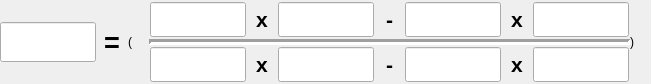
    <widget class="QWidget" name="layoutWidget">
     <property name="geometry">
      <rect>
       <x>200</x>
       <y>350</y>
       <width>651</width>
       <height>84</height>
      </rect>
     </property>
     <layout class="QHBoxLayout" name="horizontalLayout_12" stretch="12,2,45,2">
      <property name="spacing">
       <number>0</number>
      </property>
      <property name="margin">
       <number>0</number>
      </property>
      <item>
       <layout class="QVBoxLayout" name="verticalLayout_3" stretch="2,3,2">
        <property name="spacing">
         <number>0</number>
        </property>
        <property name="margin">
         <number>0</number>
        </property>
        <item>
         <spacer name="verticalSpacer_3">
          <property name="orientation">
           <enum>Qt::Vertical</enum>
          </property>
          <property name="sizeHint" stdset="0">
           <size>
            <width>20</width>
            <height>40</height>
           </size>
          </property>
         </spacer>
        </item>
        <item>
         <layout class="QHBoxLayout" name="horizontalLayout_14" stretch="3,1">
          <item>
           <widget class="caLineEdit" name="caLineEdit_27">
            <property name="sizePolicy">
             <sizepolicy hsizetype="Expanding" vsizetype="Expanding">
              <horstretch>0</horstretch>
              <verstretch>0</verstretch>
             </sizepolicy>
            </property>
            <property name="font">
             <font>
              <family>Monospace</family>
              <pointsize>20</pointsize>
              <stylestrategy>PreferDefault</stylestrategy>
             </font>
            </property>
            <property name="alignment">
             <set>Qt::AlignAbsolute|Qt::AlignCenter|Qt::AlignHCenter|Qt::AlignVCenter</set>
            </property>
            <property name="channel" stdset="0">
             <string notr="true">$(P)$(DIAG).RBV</string>
            </property>
            <property name="foreground">
             <color>
              <red>10</red>
              <green>0</green>
              <blue>184</blue>
             </color>
            </property>
            <property name="background">
             <color>
              <red>200</red>
              <green>200</green>
              <blue>200</blue>
             </color>
            </property>
            <property name="colorMode">
             <enum>caLineEdit::Static</enum>
            </property>
            <property name="precisionMode">
             <enum>caLineEdit::Channel</enum>
            </property>
            <property name="limitsMode">
             <enum>caLineEdit::Channel</enum>
            </property>
            <property name="maxValue">
             <double>1.000000000000000</double>
            </property>
            <property name="minValue">
             <double>0.000000000000000</double>
            </property>
            <property name="fontScaleMode" stdset="0">
             <enum>caLineEdit::WidthAndHeight</enum>
            </property>
            <property name="formatType">
             <enum>caLineEdit::decimal</enum>
            </property>
           </widget>
          </item>
          <item>
           <widget class="caLabel" name="calabel_50">
            <property name="sizePolicy">
             <sizepolicy hsizetype="Expanding" vsizetype="Expanding">
              <horstretch>0</horstretch>
              <verstretch>0</verstretch>
             </sizepolicy>
            </property>
            <property name="font">
             <font>
              <pointsize>20</pointsize>
              <weight>75</weight>
              <bold>true</bold>
             </font>
            </property>
            <property name="text">
             <string>=</string>
            </property>
            <property name="alignment">
             <set>Qt::AlignCenter</set>
            </property>
           </widget>
          </item>
         </layout>
        </item>
        <item>
         <spacer name="verticalSpacer_4">
          <property name="orientation">
           <enum>Qt::Vertical</enum>
          </property>
          <property name="sizeHint" stdset="0">
           <size>
            <width>20</width>
            <height>40</height>
           </size>
          </property>
         </spacer>
        </item>
       </layout>
      </item>
      <item>
       <widget class="caLabel" name="calabel_9">
        <property name="sizePolicy">
         <sizepolicy hsizetype="Expanding" vsizetype="Expanding">
          <horstretch>0</horstretch>
          <verstretch>0</verstretch>
         </sizepolicy>
        </property>
        <property name="text">
         <string>(</string>
        </property>
       </widget>
      </item>
      <item>
       <layout class="QVBoxLayout" name="verticalLayout_4" stretch="5,1,5">
        <property name="margin">
         <number>0</number>
        </property>
        <item>
         <layout class="QHBoxLayout" name="horizontalLayout_15" stretch="3,1,3,1,3,1,3">
          <property name="spacing">
           <number>0</number>
          </property>
          <property name="leftMargin">
           <number>1</number>
          </property>
          <property name="topMargin">
           <number>2</number>
          </property>
          <property name="rightMargin">
           <number>1</number>
          </property>
          <property name="bottomMargin">
           <number>2</number>
          </property>
          <item>
           <widget class="caLineEdit" name="caLineEdit_34">
            <property name="sizePolicy">
             <sizepolicy hsizetype="Expanding" vsizetype="Expanding">
              <horstretch>0</horstretch>
              <verstretch>0</verstretch>
             </sizepolicy>
            </property>
            <property name="font">
             <font>
              <family>Monospace</family>
              <pointsize>17</pointsize>
              <stylestrategy>PreferDefault</stylestrategy>
             </font>
            </property>
            <property name="alignment">
             <set>Qt::AlignAbsolute|Qt::AlignCenter|Qt::AlignHCenter|Qt::AlignVCenter</set>
            </property>
            <property name="channel" stdset="0">
             <string notr="true">$(P)$(SLITS):vCenterC1.VAL</string>
            </property>
            <property name="foreground">
             <color>
              <red>10</red>
              <green>0</green>
              <blue>184</blue>
             </color>
            </property>
            <property name="background">
             <color>
              <red>200</red>
              <green>200</green>
              <blue>200</blue>
             </color>
            </property>
            <property name="colorMode">
             <enum>caLineEdit::Static</enum>
            </property>
            <property name="precisionMode">
             <enum>caLineEdit::Channel</enum>
            </property>
            <property name="limitsMode">
             <enum>caLineEdit::Channel</enum>
            </property>
            <property name="maxValue">
             <double>1.000000000000000</double>
            </property>
            <property name="minValue">
             <double>0.000000000000000</double>
            </property>
            <property name="fontScaleMode" stdset="0">
             <enum>caLineEdit::WidthAndHeight</enum>
            </property>
            <property name="formatType">
             <enum>caLineEdit::decimal</enum>
            </property>
           </widget>
          </item>
          <item>
           <widget class="caLabel" name="calabel_54">
            <property name="sizePolicy">
             <sizepolicy hsizetype="Expanding" vsizetype="Expanding">
              <horstretch>0</horstretch>
              <verstretch>0</verstretch>
             </sizepolicy>
            </property>
            <property name="font">
             <font>
              <pointsize>16</pointsize>
              <weight>75</weight>
              <bold>true</bold>
             </font>
            </property>
            <property name="text">
             <string>x</string>
            </property>
            <property name="alignment">
             <set>Qt::AlignCenter</set>
            </property>
           </widget>
          </item>
          <item>
           <widget class="caLineEdit" name="caLineEdit_35">
            <property name="sizePolicy">
             <sizepolicy hsizetype="Expanding" vsizetype="Expanding">
              <horstretch>0</horstretch>
              <verstretch>0</verstretch>
             </sizepolicy>
            </property>
            <property name="font">
             <font>
              <family>Monospace</family>
              <pointsize>17</pointsize>
              <stylestrategy>PreferDefault</stylestrategy>
             </font>
            </property>
            <property name="alignment">
             <set>Qt::AlignAbsolute|Qt::AlignCenter|Qt::AlignHCenter|Qt::AlignVCenter</set>
            </property>
            <property name="channel" stdset="0">
             <string notr="true">$(P)$(SLITS):hCenter.RBV</string>
            </property>
            <property name="foreground">
             <color>
              <red>10</red>
              <green>0</green>
              <blue>184</blue>
             </color>
            </property>
            <property name="background">
             <color>
              <red>200</red>
              <green>200</green>
              <blue>200</blue>
             </color>
            </property>
            <property name="colorMode">
             <enum>caLineEdit::Static</enum>
            </property>
            <property name="precisionMode">
             <enum>caLineEdit::Channel</enum>
            </property>
            <property name="limitsMode">
             <enum>caLineEdit::Channel</enum>
            </property>
            <property name="maxValue">
             <double>1.000000000000000</double>
            </property>
            <property name="minValue">
             <double>0.000000000000000</double>
            </property>
            <property name="fontScaleMode" stdset="0">
             <enum>caLineEdit::WidthAndHeight</enum>
            </property>
            <property name="formatType">
             <enum>caLineEdit::decimal</enum>
            </property>
           </widget>
          </item>
          <item>
           <widget class="caLabel" name="calabel_55">
            <property name="sizePolicy">
             <sizepolicy hsizetype="Expanding" vsizetype="Expanding">
              <horstretch>0</horstretch>
              <verstretch>0</verstretch>
             </sizepolicy>
            </property>
            <property name="font">
             <font>
              <pointsize>16</pointsize>
              <weight>75</weight>
              <bold>true</bold>
             </font>
            </property>
            <property name="text">
             <string>-</string>
            </property>
            <property name="alignment">
             <set>Qt::AlignCenter</set>
            </property>
            <property name="indent">
             <number>0</number>
            </property>
           </widget>
          </item>
          <item>
           <widget class="caLineEdit" name="caLineEdit_36">
            <property name="sizePolicy">
             <sizepolicy hsizetype="Expanding" vsizetype="Expanding">
              <horstretch>0</horstretch>
              <verstretch>0</verstretch>
             </sizepolicy>
            </property>
            <property name="font">
             <font>
              <family>Monospace</family>
              <pointsize>17</pointsize>
              <stylestrategy>PreferDefault</stylestrategy>
             </font>
            </property>
            <property name="alignment">
             <set>Qt::AlignAbsolute|Qt::AlignCenter|Qt::AlignHCenter|Qt::AlignVCenter</set>
            </property>
            <property name="channel" stdset="0">
             <string notr="true">$(P)$(SLITS):hCenterC1.VAL</string>
            </property>
            <property name="foreground">
             <color>
              <red>10</red>
              <green>0</green>
              <blue>184</blue>
             </color>
            </property>
            <property name="background">
             <color>
              <red>200</red>
              <green>200</green>
              <blue>200</blue>
             </color>
            </property>
            <property name="colorMode">
             <enum>caLineEdit::Static</enum>
            </property>
            <property name="precisionMode">
             <enum>caLineEdit::Channel</enum>
            </property>
            <property name="limitsMode">
             <enum>caLineEdit::Channel</enum>
            </property>
            <property name="maxValue">
             <double>1.000000000000000</double>
            </property>
            <property name="minValue">
             <double>0.000000000000000</double>
            </property>
            <property name="fontScaleMode" stdset="0">
             <enum>caLineEdit::WidthAndHeight</enum>
            </property>
            <property name="formatType">
             <enum>caLineEdit::decimal</enum>
            </property>
           </widget>
          </item>
          <item>
           <widget class="caLabel" name="calabel_56">
            <property name="sizePolicy">
             <sizepolicy hsizetype="Expanding" vsizetype="Expanding">
              <horstretch>0</horstretch>
              <verstretch>0</verstretch>
             </sizepolicy>
            </property>
            <property name="font">
             <font>
              <pointsize>16</pointsize>
              <weight>75</weight>
              <bold>true</bold>
             </font>
            </property>
            <property name="text">
             <string>x</string>
            </property>
            <property name="alignment">
             <set>Qt::AlignCenter</set>
            </property>
           </widget>
          </item>
          <item>
           <widget class="caLineEdit" name="caLineEdit_37">
            <property name="sizePolicy">
             <sizepolicy hsizetype="Expanding" vsizetype="Expanding">
              <horstretch>0</horstretch>
              <verstretch>0</verstretch>
             </sizepolicy>
            </property>
            <property name="font">
             <font>
              <family>Monospace</family>
              <pointsize>17</pointsize>
              <stylestrategy>PreferDefault</stylestrategy>
             </font>
            </property>
            <property name="alignment">
             <set>Qt::AlignAbsolute|Qt::AlignCenter|Qt::AlignHCenter|Qt::AlignVCenter</set>
            </property>
            <property name="channel" stdset="0">
             <string notr="true">$(P)$(SLITS):vCenter.RBV</string>
            </property>
            <property name="foreground">
             <color>
              <red>10</red>
              <green>0</green>
              <blue>184</blue>
             </color>
            </property>
            <property name="background">
             <color>
              <red>200</red>
              <green>200</green>
              <blue>200</blue>
             </color>
            </property>
            <property name="colorMode">
             <enum>caLineEdit::Static</enum>
            </property>
            <property name="precisionMode">
             <enum>caLineEdit::Channel</enum>
            </property>
            <property name="limitsMode">
             <enum>caLineEdit::Channel</enum>
            </property>
            <property name="maxValue">
             <double>1.000000000000000</double>
            </property>
            <property name="minValue">
             <double>0.000000000000000</double>
            </property>
            <property name="fontScaleMode" stdset="0">
             <enum>caLineEdit::WidthAndHeight</enum>
            </property>
            <property name="formatType">
             <enum>caLineEdit::decimal</enum>
            </property>
           </widget>
          </item>
         </layout>
        </item>
        <item>
         <widget class="Line" name="line_3">
          <property name="sizePolicy">
           <sizepolicy hsizetype="Expanding" vsizetype="Expanding">
            <horstretch>0</horstretch>
            <verstretch>0</verstretch>
           </sizepolicy>
          </property>
          <property name="lineWidth">
           <number>3</number>
          </property>
          <property name="orientation">
           <enum>Qt::Horizontal</enum>
          </property>
         </widget>
        </item>
        <item>
         <layout class="QHBoxLayout" name="horizontalLayout_16" stretch="3,1,3,1,3,1,3">
          <property name="spacing">
           <number>0</number>
          </property>
          <property name="leftMargin">
           <number>1</number>
          </property>
          <property name="topMargin">
           <number>2</number>
          </property>
          <property name="rightMargin">
           <number>1</number>
          </property>
          <property name="bottomMargin">
           <number>2</number>
          </property>
          <item>
           <widget class="caLineEdit" name="caLineEdit_38">
            <property name="sizePolicy">
             <sizepolicy hsizetype="Expanding" vsizetype="Expanding">
              <horstretch>0</horstretch>
              <verstretch>0</verstretch>
             </sizepolicy>
            </property>
            <property name="font">
             <font>
              <family>Monospace</family>
              <pointsize>17</pointsize>
              <stylestrategy>PreferDefault</stylestrategy>
             </font>
            </property>
            <property name="alignment">
             <set>Qt::AlignAbsolute|Qt::AlignCenter|Qt::AlignHCenter|Qt::AlignVCenter</set>
            </property>
            <property name="channel" stdset="0">
             <string notr="true">$(P)$(SLITS):vCenterC1.VAL</string>
            </property>
            <property name="foreground">
             <color>
              <red>10</red>
              <green>0</green>
              <blue>184</blue>
             </color>
            </property>
            <property name="background">
             <color>
              <red>200</red>
              <green>200</green>
              <blue>200</blue>
             </color>
            </property>
            <property name="colorMode">
             <enum>caLineEdit::Static</enum>
            </property>
            <property name="precisionMode">
             <enum>caLineEdit::Channel</enum>
            </property>
            <property name="limitsMode">
             <enum>caLineEdit::Channel</enum>
            </property>
            <property name="maxValue">
             <double>1.000000000000000</double>
            </property>
            <property name="minValue">
             <double>0.000000000000000</double>
            </property>
            <property name="fontScaleMode" stdset="0">
             <enum>caLineEdit::WidthAndHeight</enum>
            </property>
            <property name="formatType">
             <enum>caLineEdit::decimal</enum>
            </property>
           </widget>
          </item>
          <item>
           <widget class="caLabel" name="calabel_57">
            <property name="sizePolicy">
             <sizepolicy hsizetype="Expanding" vsizetype="Expanding">
              <horstretch>0</horstretch>
              <verstretch>0</verstretch>
             </sizepolicy>
            </property>
            <property name="font">
             <font>
              <pointsize>16</pointsize>
              <weight>75</weight>
              <bold>true</bold>
             </font>
            </property>
            <property name="text">
             <string>x</string>
            </property>
            <property name="alignment">
             <set>Qt::AlignCenter</set>
            </property>
           </widget>
          </item>
          <item>
           <widget class="caLineEdit" name="caLineEdit_39">
            <property name="sizePolicy">
             <sizepolicy hsizetype="Expanding" vsizetype="Expanding">
              <horstretch>0</horstretch>
              <verstretch>0</verstretch>
             </sizepolicy>
            </property>
            <property name="font">
             <font>
              <family>Monospace</family>
              <pointsize>17</pointsize>
              <stylestrategy>PreferDefault</stylestrategy>
             </font>
            </property>
            <property name="alignment">
             <set>Qt::AlignAbsolute|Qt::AlignCenter|Qt::AlignHCenter|Qt::AlignVCenter</set>
            </property>
            <property name="channel" stdset="0">
             <string notr="true">$(P)$(SLITS):hCenterC2.VAL</string>
            </property>
            <property name="foreground">
             <color>
              <red>10</red>
              <green>0</green>
              <blue>184</blue>
             </color>
            </property>
            <property name="background">
             <color>
              <red>200</red>
              <green>200</green>
              <blue>200</blue>
             </color>
            </property>
            <property name="colorMode">
             <enum>caLineEdit::Static</enum>
            </property>
            <property name="precisionMode">
             <enum>caLineEdit::Channel</enum>
            </property>
            <property name="limitsMode">
             <enum>caLineEdit::Channel</enum>
            </property>
            <property name="maxValue">
             <double>1.000000000000000</double>
            </property>
            <property name="minValue">
             <double>0.000000000000000</double>
            </property>
            <property name="fontScaleMode" stdset="0">
             <enum>caLineEdit::WidthAndHeight</enum>
            </property>
            <property name="formatType">
             <enum>caLineEdit::decimal</enum>
            </property>
           </widget>
          </item>
          <item>
           <widget class="caLabel" name="calabel_58">
            <property name="sizePolicy">
             <sizepolicy hsizetype="Expanding" vsizetype="Expanding">
              <horstretch>0</horstretch>
              <verstretch>0</verstretch>
             </sizepolicy>
            </property>
            <property name="font">
             <font>
              <pointsize>16</pointsize>
              <weight>75</weight>
              <bold>true</bold>
             </font>
            </property>
            <property name="text">
             <string>-</string>
            </property>
            <property name="alignment">
             <set>Qt::AlignCenter</set>
            </property>
            <property name="indent">
             <number>0</number>
            </property>
           </widget>
          </item>
          <item>
           <widget class="caLineEdit" name="caLineEdit_40">
            <property name="sizePolicy">
             <sizepolicy hsizetype="Expanding" vsizetype="Expanding">
              <horstretch>0</horstretch>
              <verstretch>0</verstretch>
             </sizepolicy>
            </property>
            <property name="font">
             <font>
              <family>Monospace</family>
              <pointsize>17</pointsize>
              <stylestrategy>PreferDefault</stylestrategy>
             </font>
            </property>
            <property name="alignment">
             <set>Qt::AlignAbsolute|Qt::AlignCenter|Qt::AlignHCenter|Qt::AlignVCenter</set>
            </property>
            <property name="channel" stdset="0">
             <string notr="true">$(P)$(SLITS):hCenterC1.VAL</string>
            </property>
            <property name="foreground">
             <color>
              <red>10</red>
              <green>0</green>
              <blue>184</blue>
             </color>
            </property>
            <property name="background">
             <color>
              <red>200</red>
              <green>200</green>
              <blue>200</blue>
             </color>
            </property>
            <property name="colorMode">
             <enum>caLineEdit::Static</enum>
            </property>
            <property name="precisionMode">
             <enum>caLineEdit::Channel</enum>
            </property>
            <property name="limitsMode">
             <enum>caLineEdit::Channel</enum>
            </property>
            <property name="maxValue">
             <double>1.000000000000000</double>
            </property>
            <property name="minValue">
             <double>0.000000000000000</double>
            </property>
            <property name="fontScaleMode" stdset="0">
             <enum>caLineEdit::WidthAndHeight</enum>
            </property>
            <property name="formatType">
             <enum>caLineEdit::decimal</enum>
            </property>
           </widget>
          </item>
          <item>
           <widget class="caLabel" name="calabel_59">
            <property name="sizePolicy">
             <sizepolicy hsizetype="Expanding" vsizetype="Expanding">
              <horstretch>0</horstretch>
              <verstretch>0</verstretch>
             </sizepolicy>
            </property>
            <property name="font">
             <font>
              <pointsize>16</pointsize>
              <weight>75</weight>
              <bold>true</bold>
             </font>
            </property>
            <property name="text">
             <string>x</string>
            </property>
            <property name="alignment">
             <set>Qt::AlignCenter</set>
            </property>
           </widget>
          </item>
          <item>
           <widget class="caLineEdit" name="caLineEdit_41">
            <property name="sizePolicy">
             <sizepolicy hsizetype="Expanding" vsizetype="Expanding">
              <horstretch>0</horstretch>
              <verstretch>0</verstretch>
             </sizepolicy>
            </property>
            <property name="font">
             <font>
              <family>Monospace</family>
              <pointsize>17</pointsize>
              <stylestrategy>PreferDefault</stylestrategy>
             </font>
            </property>
            <property name="alignment">
             <set>Qt::AlignAbsolute|Qt::AlignCenter|Qt::AlignHCenter|Qt::AlignVCenter</set>
            </property>
            <property name="channel" stdset="0">
             <string notr="true">$(P)$(SLITS):vCenterC2.VAL</string>
            </property>
            <property name="foreground">
             <color>
              <red>10</red>
              <green>0</green>
              <blue>184</blue>
             </color>
            </property>
            <property name="background">
             <color>
              <red>200</red>
              <green>200</green>
              <blue>200</blue>
             </color>
            </property>
            <property name="colorMode">
             <enum>caLineEdit::Static</enum>
            </property>
            <property name="precisionMode">
             <enum>caLineEdit::Channel</enum>
            </property>
            <property name="limitsMode">
             <enum>caLineEdit::Channel</enum>
            </property>
            <property name="maxValue">
             <double>1.000000000000000</double>
            </property>
            <property name="minValue">
             <double>0.000000000000000</double>
            </property>
            <property name="fontScaleMode" stdset="0">
             <enum>caLineEdit::WidthAndHeight</enum>
            </property>
            <property name="formatType">
             <enum>caLineEdit::decimal</enum>
            </property>
           </widget>
          </item>
         </layout>
        </item>
       </layout>
      </item>
      <item>
       <widget class="caLabel" name="calabel_10">
        <property name="sizePolicy">
         <sizepolicy hsizetype="Expanding" vsizetype="Expanding">
          <horstretch>0</horstretch>
          <verstretch>0</verstretch>
         </sizepolicy>
        </property>
        <property name="text">
         <string>)</string>
        </property>
       </widget>
      </item>
     </layout>
    </widget>
